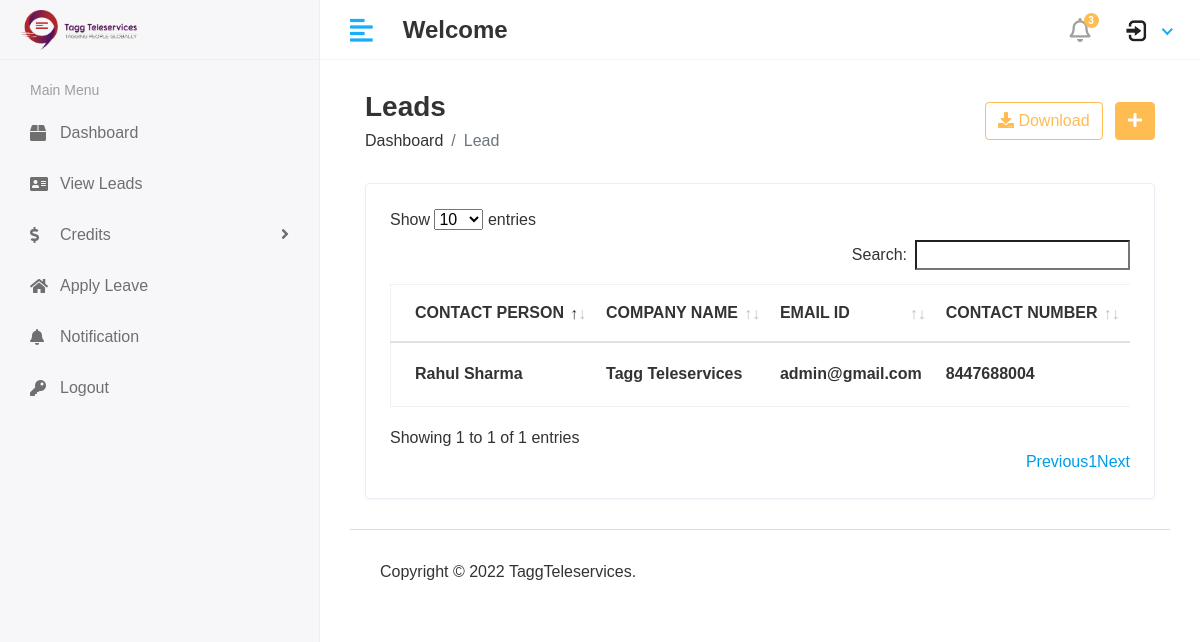
Screenshot of /hod/view_lead with the database file from the repository.
### taggapp/models.py (models this page shows, shortened)
class Leads(models.Model):
    contact_person = models.CharField(max_length=100,null=True)
    company_name = models.CharField(max_length=100,null=True)
    email_id = models.CharField(max_length=100,null=True)
    contact_number = models.CharField(max_length=100,null=True)
    product = models.CharField(max_length=100,null=True)
    state = models.CharField(max_length=100,null=True)
    source = models.CharField(max_length=100,null=True)
    lead_type = models.CharField(max_length=100,null=True)
    date = models.CharField(max_length=100,null=True)
    address = models.CharField(max_length=100,null=True)
    feedback = models.CharField(max_length=100,null=True)
    sales_person = models.CharField(max_length=100, null=True)
    updated_at = models.DateTimeField(auto_now=True)
    status = models.IntegerField(null=True, default=0)
    on_board = models.IntegerField(null=True, default=0)

### client_management_system/hod_views.py (the view)
# urls.py: path('hod/view_lead', hod_views.VIEW_LEAD, name='view_lead'),
def VIEW_LEAD(request):
    view = Leads.objects.all()
    context = {
        'view': view,
    }
    return render(request, 'hod/view_lead.html', context)

### template/hod/view_lead.html (shortened to what this page needs)
{% extends 'base.html' %}
{% block content %}
<div class="content container-fluid">
               <div class="page-header">
                  <div class="row align-items-center">
                     <div class="col">
                        <h3 class="page-title">Leads</h3>
                        <ul class="breadcrumb">
                           <li class="breadcrumb-item"><a href="index.html">Dashboard</a></li>
                           <li class="breadcrumb-item active">Lead</li>
                        </ul>
                     </div>
                     <div class="col-auto text-right float-right ml-auto">
                        <a href="#" class="btn btn-outline-primary mr-2"><i class="fas fa-download"></i> Download</a>
                        <a href="add-student.html" class="btn btn-primary"><i class="fas fa-plus"></i></a>
                     </div>
                  </div>
               </div>
               <div class="row">
                  <div class="col-sm-12">
                     <div class="card card-table">
                        <div class="card-body">
                           <div class="table-responsive">
                              <table id="table_id" class="table table-hover table-center mb-0 datatable">
                                 <thead>
                                    <tr>
                                       <th>CONTACT PERSON</th>
                                       <th>COMPANY NAME</th>
                                       <th>EMAIL ID</th>
                                       <th>CONTACT NUMBER</th>
                                       <th>PRODUCT</th>
                                    </tr>
                                 </thead>
                                 <tbody>
                                 {% for i in view %}
                                    <tr>
                                       <th>{{i.contact_person}}</th>
                                       <th>{{i.company_name}}</th>
                                       <th>{{i.email_id}}</th>
                                       <th>{{i.contact_number}}</th>
                                       <th>{{i.product}}</th>
                                    </tr>
                                    {% endfor %}
                                 </tbody>
                              </table>
                           </div>
                        </div>
                     </div>
                  </div>
               </div>
            </div>
{% endblock %}

### static/assets/css/style.css (style rules this page uses)
html { height: 100%; }
body { background-color: #fff; color: #333; font-family: 'Poppins', sans-serif; font-size: 1rem; height: 100%; line-height: 1.5; overflow-x: hidden; }
h1, h2, h3, h4, h5, h6 { font-family: 'Poppins', sans-serif; margin-top: 0; }
a { color: #009ce7; }
input, button, a { transition: all 0.4s ease; -moz-transition: all 0.4s ease; -o-transition: all 0.4s ease; -ms-transition: all 0.4s ease; -webkit-transition: all 0.4s ease; }
ul, ol { padding: 0px; list-style: none; }
.table { color: #333; max-width: 100%; margin-bottom: 0; width: 100%; }
.table.no-border > tbody > tr > td, .table > tbody > tr > th, .table.no-border > tfoot > tr > td, .table.no-border > tfoot > tr > th, .table.no-border > thead > tr > td, .table.no-border > thead > tr > th { border-top: 0; padding: 10px 8px; }
.table.dataTable { border-collapse: collapse !important; border: 1px solid rgba(0, 0, 0, 0.05); }
.table thead tr th { font-weight: 600; }
.table tbody tr { border-bottom: 1px solid rgba(0, 0, 0, 0.05); }
.table.table-center td, .table.table-center th { vertical-align: middle; }
.card-table .card-body .table > thead > tr > th { border-top: 0; }
.card-table .card-body .table tr td:first-child, .card-table .card-body .table tr th:first-child { padding-left: 1.5rem; }
.card-table .table td, .card-table .table th { border-top: 1px solid #e2e5e8; padding: 1rem 0.75rem; white-space: nowrap; }
.btn-primary { background-color: #FFBC53; border: 1px solid #FFBC53; }
.btn-outline-primary { color: #FFBC53; border-color: #FFBC53; }
.card { border: 1px solid #ececf5; box-shadow: 0 1px 3px 0 rgba(0, 0, 0, 0.03); margin-bottom: 1.875rem; }
.card-body { padding: 1.5rem; }
.page-header { margin-bottom: 1.875rem; }
.page-header .breadcrumb { background-color: transparent; color: #6c757d; font-size: 1rem; font-weight: 500; margin-bottom: 0; padding: 0; }
.page-header .breadcrumb a { color: #333; }
.page-title { font-size: 28px; font-weight: 600; color: #333; margin-bottom: 5px; }

### rows the page displays
Leads: contact_person "Rahul Sharma", company_name "Tagg Teleservices", email_id "admin@gmail.com", contact_number "8447688004"
